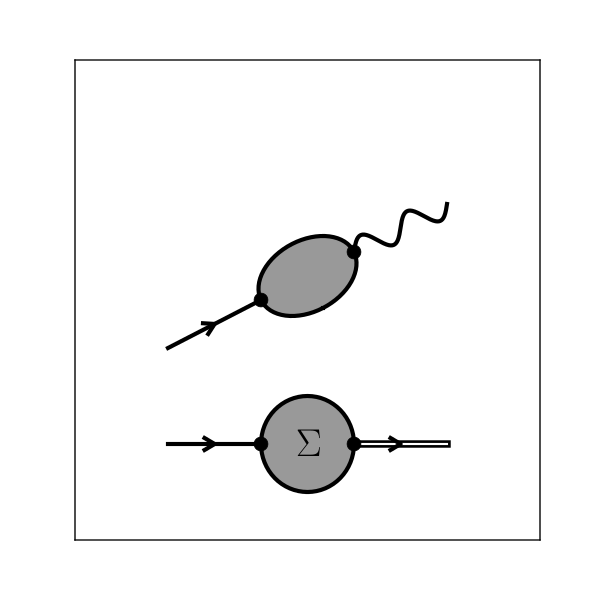

Generate this figure with Python:
"""
Create two lines. One straight and one elliptic.
"""

import unittest
import os
import time

import numpy as np
import matplotlib.pyplot as plt

from ..core import Diagram

from . import TestDiagram

basename = os.path.splitext(os.path.basename(__file__))[0]

class TestOperator(TestDiagram):

    def test_ellipse(self):

        fig = plt.figure(figsize=(6,6))
        ax = fig.add_subplot(111)
        
        ax.set_xlim(0,1)
        ax.set_ylim(0,1)
        ax.set_xticks([])
        ax.set_yticks([])
        
        # First diagram
        D1 = Diagram(ax)

        v1 = D1.verticle(xy=(.2,.2), marker='')
        v2 = D1.verticle(xy=(.4,.2))
        v3 = D1.verticle(xy=(.6,.2))
        v4 = D1.verticle(xy=(.8,.2), marker='')

        D1.line(v1, v2, arrow=True)
        O = D1.operator([v2,v3])
        O.text("$\Sigma$", -.025,-.025, fontsize=28)
        D1.line(v3, v4, linestyle='double', arrow=True)

        D1.plot()

        # Second diagram
        D2 = Diagram(ax)

        v1 = D2.verticle(xy=(.2,.4), marker='')
        v2 = D2.verticle(xy=(.4,.5))
        v3 = D2.verticle(xy=(.6,.6))
        v4 = D2.verticle(xy=(.8,.7), marker='')

        D2.line(v1, v2, arrow=True)
        D2.operator([v2,v3], c=1.5)
        D2.line(v3, v4, linetype='wiggly', nwiggles=2)

        D2.plot()

        self.show_pdf(basename)
